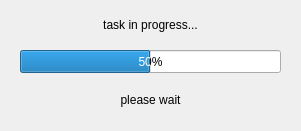
<?xml version="1.0" encoding="UTF-8"?>
<ui version="4.0">
 <class>Dialog_taskInProgress</class>
 <widget class="QDialog" name="Dialog_taskInProgress">
  <property name="windowModality">
   <enum>Qt::ApplicationModal</enum>
  </property>
  <property name="geometry">
   <rect>
    <x>0</x>
    <y>0</y>
    <width>301</width>
    <height>131</height>
   </rect>
  </property>
  <property name="sizePolicy">
   <sizepolicy hsizetype="Fixed" vsizetype="Fixed">
    <horstretch>0</horstretch>
    <verstretch>0</verstretch>
   </sizepolicy>
  </property>
  <property name="minimumSize">
   <size>
    <width>301</width>
    <height>131</height>
   </size>
  </property>
  <property name="maximumSize">
   <size>
    <width>301</width>
    <height>131</height>
   </size>
  </property>
  <property name="windowTitle">
   <string>task progression</string>
  </property>
  <property name="modal">
   <bool>true</bool>
  </property>
  <widget class="QLabel" name="label_task">
   <property name="geometry">
    <rect>
     <x>10</x>
     <y>15</y>
     <width>281</width>
     <height>20</height>
    </rect>
   </property>
   <property name="text">
    <string>task in progress...</string>
   </property>
   <property name="alignment">
    <set>Qt::AlignCenter</set>
   </property>
  </widget>
  <widget class="QProgressBar" name="progressBar">
   <property name="geometry">
    <rect>
     <x>20</x>
     <y>50</y>
     <width>261</width>
     <height>23</height>
    </rect>
   </property>
   <property name="value">
    <number>50</number>
   </property>
   <property name="textVisible">
    <bool>true</bool>
   </property>
   <property name="invertedAppearance">
    <bool>false</bool>
   </property>
  </widget>
  <widget class="QStackedWidget" name="stackedWidget">
   <property name="geometry">
    <rect>
     <x>20</x>
     <y>80</y>
     <width>261</width>
     <height>41</height>
    </rect>
   </property>
   <property name="currentIndex">
    <number>0</number>
   </property>
   <widget class="QWidget" name="page_withMessagePleaseWait">
    <widget class="QLabel" name="label_messagePleaseWait">
     <property name="geometry">
      <rect>
       <x>0</x>
       <y>10</y>
       <width>261</width>
       <height>20</height>
      </rect>
     </property>
     <property name="text">
      <string>please wait</string>
     </property>
     <property name="alignment">
      <set>Qt::AlignCenter</set>
     </property>
    </widget>
   </widget>
   <widget class="QWidget" name="page_withAbortButton">
    <widget class="QPushButton" name="pushButton_abort">
     <property name="geometry">
      <rect>
       <x>86</x>
       <y>10</y>
       <width>89</width>
       <height>25</height>
      </rect>
     </property>
     <property name="text">
      <string>Abort</string>
     </property>
    </widget>
   </widget>
  </widget>
 </widget>
 <resources/>
 <connections/>
</ui>
